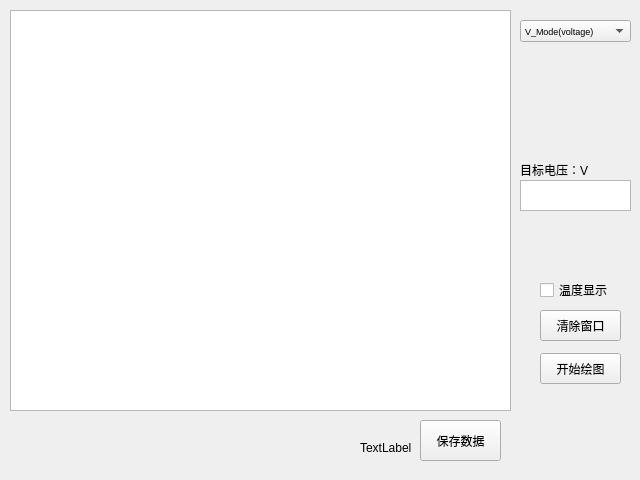
<?xml version="1.0" encoding="UTF-8"?>
<ui version="4.0">
 <class>draw_buck</class>
 <widget class="QWidget" name="draw_buck">
  <property name="geometry">
   <rect>
    <x>0</x>
    <y>0</y>
    <width>640</width>
    <height>480</height>
   </rect>
  </property>
  <property name="windowTitle">
   <string>Form</string>
  </property>
  <widget class="QChartView" name="graphicsView">
   <property name="geometry">
    <rect>
     <x>10</x>
     <y>10</y>
     <width>501</width>
     <height>401</height>
    </rect>
   </property>
  </widget>
  <widget class="QPushButton" name="onoff_draw">
   <property name="geometry">
    <rect>
     <x>540</x>
     <y>353</y>
     <width>81</width>
     <height>31</height>
    </rect>
   </property>
   <property name="text">
    <string>开始绘图</string>
   </property>
  </widget>
  <widget class="QPushButton" name="clean_window">
   <property name="geometry">
    <rect>
     <x>540</x>
     <y>310</y>
     <width>81</width>
     <height>31</height>
    </rect>
   </property>
   <property name="text">
    <string>清除窗口</string>
   </property>
  </widget>
  <widget class="QComboBox" name="comboBox">
   <property name="geometry">
    <rect>
     <x>520</x>
     <y>20</y>
     <width>111</width>
     <height>22</height>
    </rect>
   </property>
   <property name="font">
    <font>
     <pointsize>7</pointsize>
    </font>
   </property>
   <item>
    <property name="text">
     <string>V_Mode(voltage)</string>
    </property>
   </item>
   <item>
    <property name="text">
     <string>V_Mode(peak currrent)</string>
    </property>
   </item>
   <item>
    <property name="text">
     <string>I_Mode</string>
    </property>
   </item>
  </widget>
  <widget class="QPushButton" name="save_data">
   <property name="geometry">
    <rect>
     <x>420</x>
     <y>420</y>
     <width>81</width>
     <height>41</height>
    </rect>
   </property>
   <property name="text">
    <string>保存数据</string>
   </property>
  </widget>
  <widget class="QLabel" name="label">
   <property name="geometry">
    <rect>
     <x>360</x>
     <y>440</y>
     <width>54</width>
     <height>16</height>
    </rect>
   </property>
   <property name="text">
    <string>TextLabel</string>
   </property>
  </widget>
  <widget class="QLabel" name="label_2">
   <property name="geometry">
    <rect>
     <x>520</x>
     <y>160</y>
     <width>71</width>
     <height>20</height>
    </rect>
   </property>
   <property name="text">
    <string>目标电压：V</string>
   </property>
  </widget>
  <widget class="QTextBrowser" name="textBrowser">
   <property name="geometry">
    <rect>
     <x>520</x>
     <y>180</y>
     <width>111</width>
     <height>31</height>
    </rect>
   </property>
  </widget>
  <widget class="QCheckBox" name="show_temp">
   <property name="geometry">
    <rect>
     <x>540</x>
     <y>280</y>
     <width>79</width>
     <height>20</height>
    </rect>
   </property>
   <property name="text">
    <string>温度显示</string>
   </property>
  </widget>
 </widget>
 <customwidgets>
  <customwidget>
   <class>QChartView</class>
   <extends>QGraphicsView</extends>
   <header location="global">qchartview.h</header>
  </customwidget>
 </customwidgets>
 <resources/>
 <connections/>
</ui>
